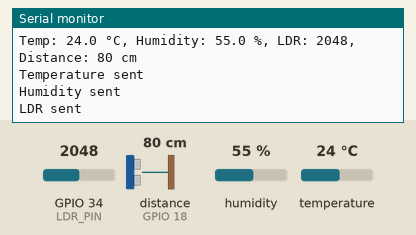
This sketch was run on a simulated ESP32. On the bench: the last lines printed to the serial monitor. Wiring (inferred from the names in the program): ultrasonic range finder: trigger GPIO 5; echo GPIO 18. Inputs (shaded band) come from the test bench; at power-on: distance to the obstacle (sensor on GPIO 18) 80 cm, humidity 55 %, GPIO 34 (LDR_PIN) = 2048, temperature 24 °C. The echo pulse lasts 58.3 µs per cm; WiFi joins after 1.5 s; servers stay silent unless stated.

Above: at 2.7 s.
2.8 s: distance to the obstacle (sensor on GPIO 18) set to 2 cm
At 2.87 s:
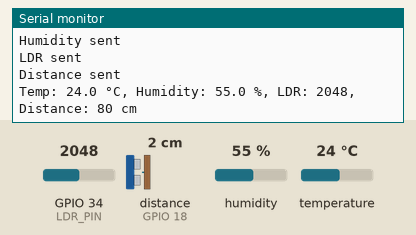
4.3 s: humidity set to 22 %
At 4.4 s:
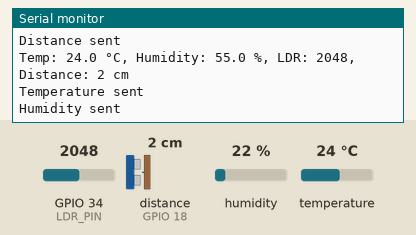
5.8 s: GPIO 34 (LDR_PIN) set to 2866
At 6.05 s:
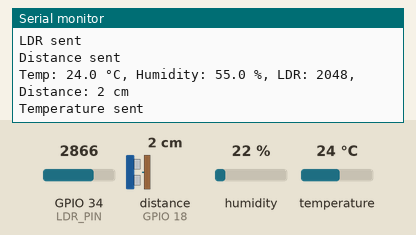
7.3 s: temperature set to 12 °C
At 7.43 s:
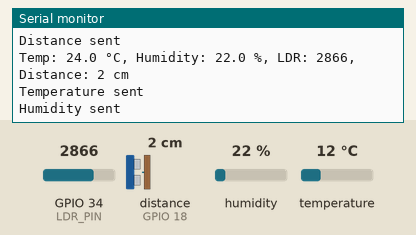
8.8 s: distance to the obstacle (sensor on GPIO 18) set to 4 cm
At 8.96 s:
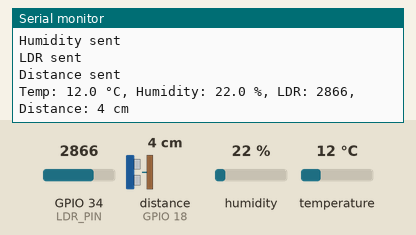
10.3 s: GPIO 34 (LDR_PIN) set to 3972
At 10.31 s:
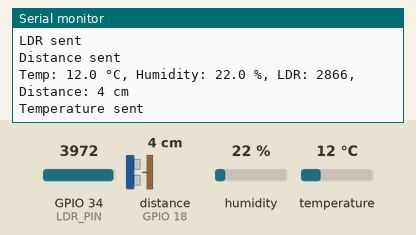
Timing chart, 0 to 12.8 s (numbered marks = the images above; inputs shaded):
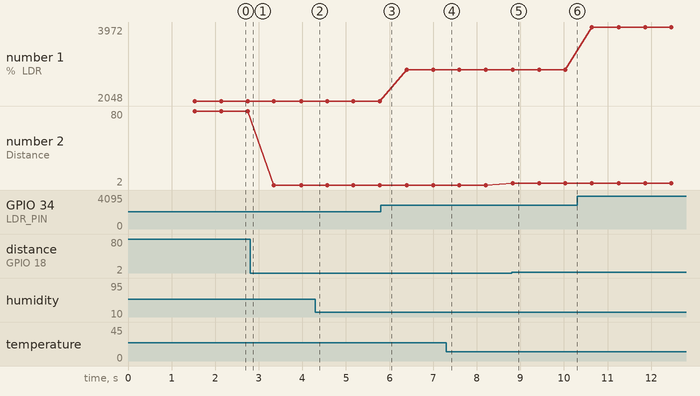

Measured:
- after the input at 8.8 s, the serial monitor: prints a new line at once (image 5)
- plotted number 1: 2048 → 2866 after the input at 5.8 s, 2866 → 3972 after the input at 10.3 s
- plotted number 2: 80 → 2 after the input at 2.8 s, 2 → 4 after the input at 8.8 s

The sketch:

sketch_aug7a_copy_20250816170410.ino
```cpp
#include <WiFi.h>
#include <Firebase_ESP_Client.h>
#include "DHT.h"

// --- إعدادات WiFi ---
#define WIFI_SSID "Mj"
#define WIFI_PASSWORD "Majeed77"

// --- إعدادات Firebase ---
#define API_KEY "AIzaSyCNBU0x6NQn9vhUbJa78nHAPXOzZh85p80"
#define DATABASE_URL "https://my-room-8f328-default-rtdb.firebaseio.com/"

// --- بيانات المستخدم ---
#define USER_EMAIL "test@gmail.com"
#define USER_PASSWORD "123456"
String userUID = "XjMYPsQpMVXEiCQYecoBBR8Sxto1";

// --- إعدادات الحساسات ---
#define DHTPIN 15
#define DHTTYPE DHT11
DHT dht(DHTPIN, DHTTYPE);

#define LDR_PIN 34

#define TRIG_PIN 5
#define ECHO_PIN 18

// --- Firebase objects ---
FirebaseData fbdo;
FirebaseAuth auth;
FirebaseConfig config;

unsigned long previousMillis = 0;
const long interval = 100;

long readUltrasonicDistance() {
  digitalWrite(TRIG_PIN, LOW);
  delayMicroseconds(2);
  digitalWrite(TRIG_PIN, HIGH);
  delayMicroseconds(10);
  digitalWrite(TRIG_PIN, LOW);

  long duration = pulseIn(ECHO_PIN, HIGH, 30000); // timeout 30ms
  long distanceCm = duration / 29 / 2;

  if (duration == 0) return -1; // لا استجابة من الحساس
  else return distanceCm;
}

void setup() {
  Serial.begin(115200);

  WiFi.begin(WIFI_SSID, WIFI_PASSWORD);
  Serial.print("Connecting to WiFi");
  while (WiFi.status() != WL_CONNECTED) {
    Serial.print(".");
    delay(500);
  }
  Serial.println("\nWiFi connected");

  dht.begin();

  pinMode(TRIG_PIN, OUTPUT);
  pinMode(ECHO_PIN, INPUT);

  // إعداد Firebase
  config.api_key = API_KEY;
  config.database_url = DATABASE_URL;

  auth.user.email = USER_EMAIL;
  auth.user.password = USER_PASSWORD;

  Firebase.begin(&config, &auth);
  Firebase.reconnectWiFi(true);
}

void loop() {
  unsigned long currentMillis = millis();
  if ((currentMillis - previousMillis >= interval) && Firebase.ready()) {
    previousMillis = currentMillis;

    float temperature = dht.readTemperature();
    float humidity = dht.readHumidity();
    int ldrValue = analogRead(LDR_PIN);
    long distance = readUltrasonicDistance();

    if (isnan(temperature) || isnan(humidity)) {
      Serial.println("Failed to read from DHT sensor!");
      return;
    }

    Serial.printf("Temp: %.1f °C, Humidity: %.1f %%, LDR: %d, Distance: %ld cm\n", temperature, humidity, ldrValue, distance);

    String basePath = "/Users/" + userUID;

    if (Firebase.RTDB.setFloat(&fbdo, basePath + "/temperature", temperature)) {
      Serial.println("Temperature sent");
    } else {
      Serial.print("Failed to send temperature: ");
      Serial.println(fbdo.errorReason());
    }

    if (Firebase.RTDB.setFloat(&fbdo, basePath + "/humidity", humidity)) {
      Serial.println("Humidity sent");
    } else {
      Serial.print("Failed to send humidity: ");
      Serial.println(fbdo.errorReason());
    }

    if (Firebase.RTDB.setInt(&fbdo, basePath + "/ldr", ldrValue)) {
      Serial.println("LDR sent");
    } else {
      Serial.print("Failed to send LDR: ");
      Serial.println(fbdo.errorReason());
    }

    if (distance != -1) {
      if (Firebase.RTDB.setInt(&fbdo, basePath + "/distance_cm", distance)) {
        Serial.println("Distance sent");
      } else {
        Serial.print("Failed to send distance: ");
        Serial.println(fbdo.errorReason());
      }
    } else {
      Serial.println("Ultrasonic sensor no response");
    }
  }
}
```
